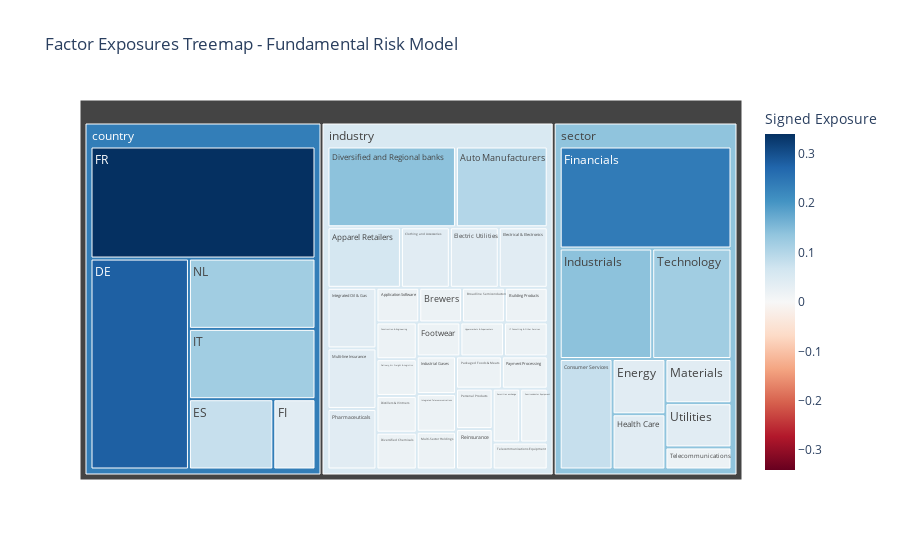

Source (notebook cell):
### Markdown cell above
- Show a Factor Exposure treemap

### Code cell
fra_f.plot_factor_exposure_treemap(color_abs=False)

### Figure 1 — Plotly figure (JSON) as saved in the notebook; plotly's stock layout.template omitted (floating-point values rounded to 4 significant figures)
{"data": [{"branchvalues": "total", "customdata": [[-3.816e-17], [0.06], [0.02], [0.1], [0.02], [0.02], [0.02], [0.04], [0.02], [0.08], [0.28], [0.02], [0.02], [0.02], [0.14], [0.08], [0.04], [0.04], [0.04], [0.04], [0.34], [0.24], [0.02], [0.04], [0.02], [0.12], [0.02], [0.02], [0.14], [0.04], [0.02], [0.04], [0.02], [0.04], [0.12], [0.02], [0.02], [0.02], [0.04], [0.02], [0.02], [0.02], [0.12], [0.02], [0.02], [0.04], [-3.816e-17], [0.2355], [0.05333], [0.1379]], "domain": {"x": [0, 1], "y": [0, 1]}, "hovertemplate": "labels=%{label}<br>exposure=%{value}<br>parent=%{parent}<br>id=%{id}<br>color=%{color}<extra></extra>", "ids": ["Size/", "industry/Apparel Retailers", "industry/Application Software", "industry/Auto Manufacturers", "industry/Brewers", "industry/Broadline Semiconductors", "industry/Building Products", "industry/Clothing and Accessories", "industry/Construction & Engineering", "sector/Consumer Services", "country/DE", "industry/Delivery, Air Freight & Logistics", "industry/Distillers & Vintners", "industry/Diversified Chemicals", "industry/Diversified and Regional banks", "country/ES", "industry/Electric Utilities", "industry/Electrical & Electronics", "sector/Energy", "country/FI", "country/FR", "sector/Financials", "industry/Footwear", "sector/Health Care", "industry/Hypermarkets & Supercenters", "country/IT", "industry/IT Consulting & Other Services", "industry/Industrial Gases", "sector/Industrials", "industry/Integrated Oil & Gas", "industry/Integrated Telecommunications", "sector/Materials", "industry/Multi-Sector Holdings", "industry/Multi-line Insurance", "country/NL", "industry/Packaged Foods & Meats", "industry/Payment Processing", "industry/Personal Products", "industry/Pharmaceuticals", "industry/Reinsurance", "industry/Securities exchange", "industry/Semiconductor Equipment", "sector/Technology", "sector/Telecommunications", "industry/Telecommunications Equipment", "sector/Utilities", "Size", "country", "industry", "sector"], "labels": ["", "Apparel Retailers", "Application Software", "Auto Manufacturers", "Brewers", "Broadline Semiconductors", "Building Products", "Clothing and Accessories", "Construction & Engineering", "Consumer Services", "DE", "Delivery, Air Freight & Logistics", "Distillers & Vintners", "Diversified Chemicals", "Diversified and Regional banks", "ES", "Electric Utilities", "Electrical & Electronics", "Energy", "FI", "FR", "Financials", "Footwear", "Health Care", "Hypermarkets & Supercenters", "IT", "IT Consulting & Other Services", "Industrial Gases", "Industrials", "Integrated Oil & Gas", "Integrated Telecommunications", "Materials", "Multi-Sector Holdings", "Multi-line Insurance", "NL", "Packaged Foods & Meats", "Payment Processing", "Personal Products", "Pharmaceuticals", "Reinsurance", "Securities exchange", "Semiconductor Equipment", "Technology", "Telecommunications", "Telecommunications Equipment", "Utilities", "Size", "country", "industry", "sector"], "marker": {"coloraxis": "coloraxis", "colors": [-3.816e-17, 0.06, 0.02, 0.1, 0.02, 0.02, 0.02, 0.04, 0.02, 0.08, 0.28, 0.02, 0.02, 0.02, 0.14, 0.08, 0.04, 0.04, 0.04, 0.04, 0.34, 0.24, 0.02, 0.04, 0.02, 0.12, 0.02, 0.02, 0.14, 0.04, 0.02, 0.04, 0.02, 0.04, 0.12, 0.02, 0.02, 0.02, 0.04, 0.02, 0.02, 0.02, 0.12, 0.02, 0.02, 0.04, -3.816e-17, 0.2355, 0.05333, 0.1379]}, "name": "", "parents": ["Size", "industry", "industry", "industry", "industry", "industry", "industry", "industry", "industry", "sector", "country", "industry", "industry", "industry", "industry", "country", "industry", "industry", "sector", "country", "country", "sector", "industry", "sector", "industry", "country", "industry", "industry", "sector", "industry", "industry", "sector", "industry", "industry", "country", "industry", "industry", "industry", "industry", "industry", "industry", "industry", "sector", "sector", "industry", "sector", "", "", "", ""], "type": "treemap", "values": [-3.816e-17, 0.06, 0.02, 0.1, 0.02, 0.02, 0.02, 0.04, 0.02, 0.08, 0.28, 0.02, 0.02, 0.02, 0.14, 0.08, 0.04, 0.04, 0.04, 0.04, 0.34, 0.24, 0.02, 0.04, 0.02, 0.12, 0.02, 0.02, 0.14, 0.04, 0.02, 0.04, 0.02, 0.04, 0.12, 0.02, 0.02, 0.02, 0.04, 0.02, 0.02, 0.02, 0.12, 0.02, 0.02, 0.04, -3.816e-17, 0.98, 0.96, 0.76]}], "layout": {"coloraxis": {"cmax": 0.34, "cmin": -0.34, "colorbar": {"title": {"text": "Signed Exposure"}}, "colorscale": [[0, "rgb(103,0,31)"], [0.1, "rgb(178,24,43)"], [0.2, "rgb(214,96,77)"], [0.3, "rgb(244,165,130)"], [0.4, "rgb(253,219,199)"], [0.5, "rgb(247,247,247)"], [0.6, "rgb(209,229,240)"], [0.7, "rgb(146,197,222)"], [0.8, "rgb(67,147,195)"], [0.9, "rgb(33,102,172)"], [1, "rgb(5,48,97)"]]}, "legend": {"tracegroupgap": 0}, "title": {"text": "Factor Exposures Treemap - Fundamental Risk Model"}}}
